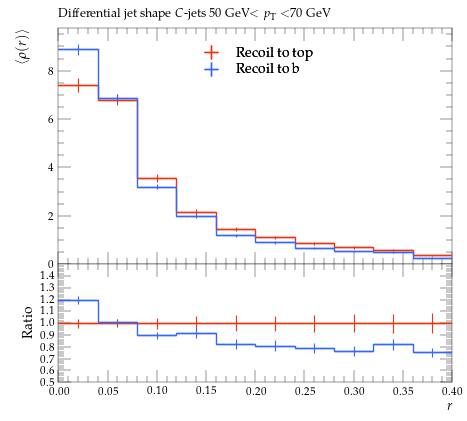

Python code for this plot:
#! /usr/bin/env python

# This Python script was auto-generated using YODA v2.0.2.
# Analysis object: /MC_HFDECAYS/avg_C_jet_rho_50_70
# Timestamp: 31-07-2026 (13:13:53)

import matplotlib as mpl
import matplotlib.pyplot as plt
mpl.use('Agg') # comment out for interactive use
import os
import numpy as np

plotDir = os.path.split(os.path.realpath(__file__))[0]
if 'YODA_USER_PLOT_PATH' in globals():
    plot_outdir = globals()['YODA_USER_PLOT_PATH']
else:
    plot_outdir = plotDir

#plot style
plt.style.use(os.path.join(plotDir, '../default.mplstyle'))
# plot metadata
figW, figH = plt.rcParams['figure.figsize']
ax_xLabel = r'$r$'
ax_yLabel = r'$\langle\rho(r)\rangle$'
ax_title  = r'Differential jet shape $C$-jets 50 GeV$<p_\mathrm{T}<$70 GeV'
ax_xScale = 'linear'
ax_yScale = 'linear'
xLims = (0.0, 0.4)
yLims = (0.0, 9.7712395)

# TeX-friendly labels for the legend
labels = {
    'legend' : ([ r"Recoil to top", r"Recoil to b" ], r""),
}

# Adjust canvas width and height
canvasW = 10.0
canvasH = 9.0
figW *= canvasW/10.
figH *= canvasH/9.

# Create figure and axis objects
fig, (ax, ratio0_ax) = plt.subplots(2, 1, sharex=True,
                  figsize=(figW,figH), gridspec_kw={'height_ratios': (6.0, 3.0)})

# Set figure margins
plt.subplots_adjust(
    left   = 1.0 * plt.rcParams['figure.subplot.left'],
    right  = 1.0 * plt.rcParams['figure.subplot.right'],
    top    = 1.0 * plt.rcParams['figure.subplot.top'],
    bottom = 1.0 * plt.rcParams['figure.subplot.bottom'])

ratio0_ax.yaxis.set_major_locator(mpl.ticker.MultipleLocator(0.1))
ratio0_ax.set_ylim(0.5, 1.4999)
ratio0_ax.set_ylabel('Ratio')

# the numerical data is stored in a separate file
dataf = dict()
prefix = os.path.split(__file__)[0]
if prefix:    prefix = prefix + '/'
exec(open(prefix+'avg_C_jet_rho_50_70__data.py').read(), dataf)


legend_handles = dict() # keep track of handles for the legend

# style options for curves
# starts at zorder>=5 to draw curve on top of legend
styles = {
  'recoil_t': {
    'color' : '#EE3311',
    'linestyle' : '-',
    'linewidth' : 1,
    'marker' : 'none',
    'markersize' : 2,
    'capsize' : 0.0,
    'zorder' : 5,
    'histstyle' : 1,
    'drawstyle' : 'steps-pre',
    'xerrorbars' : 1,
    'yerrorbars' : 1,
    'fillcolor' : None,
    'fillopacity' : 1.0,
    'ratio0_linestyle' : '-',
    'ratio0_linewidth' : 1,
    'ratio0_marker' : 'none',
    'ratio0_markersize' : 2,
    'ratio0_capsize' : 0.0,
    'ratio0_zorder' : 5,
    'ratio0_histstyle' : 1,
    'ratio0_drawstyle' : 'steps-pre',
    'ratio0_xerrorbars' : 1,
    'ratio0_yerrorbars' : 1,
  },
  'recoil_b': {
    'color' : '#3366FF',
    'linestyle' : '-',
    'linewidth' : 1,
    'marker' : 'none',
    'markersize' : 2,
    'capsize' : 0.0,
    'zorder' : 6,
    'histstyle' : 1,
    'drawstyle' : 'steps-pre',
    'xerrorbars' : 1,
    'yerrorbars' : 1,
    'fillcolor' : None,
    'fillopacity' : 1.0,
    'ratio0_linestyle' : '-',
    'ratio0_linewidth' : 1,
    'ratio0_marker' : 'none',
    'ratio0_markersize' : 2,
    'ratio0_capsize' : 0.0,
    'ratio0_zorder' : 6,
    'ratio0_histstyle' : 1,
    'ratio0_drawstyle' : 'steps-pre',
    'ratio0_xerrorbars' : 1,
    'ratio0_yerrorbars' : 1,
  },
}

# curve from input yoda files in main panel
for label, yvals in dataf['yvals'].items():
    if all(np.isnan(v) for v in dataf['yvals'][label]):
        continue
    tmp = None
    if styles[label]['histstyle']: # draw as histogram
        xpos = dataf['xedges'][label] if styles[label]['drawstyle'] else dataf['xpoints'][label]
        ypos = np.insert(yvals, 0, yvals[0]) if styles[label]['drawstyle'] else yvals
        if styles[label]['fillcolor']: # fill area below curve
            ax.fill_between(xpos, ypos, step='pre',
                            color=styles[label]['fillcolor'],
                            alpha=styles[label]['fillopacity'])
        tmp, = ax.plot(xpos, ypos,
                       color=styles[label]['color'],
                       linestyle=styles[label]['linestyle'],
                       linewidth=styles[label]['linewidth'],
                       drawstyle=styles[label]['drawstyle'], solid_joinstyle='miter',
                       zorder=styles[label]['zorder'], label=label)
    tmp = ax.errorbar(dataf['xpoints'][label], yvals,
                      xerr=np.array(dataf['xerrs'][label])*styles[label]['xerrorbars'],
                      yerr=np.array(dataf['yerrs'][label])*styles[label]['yerrorbars'],
                      fmt=styles[label]['marker'], capsize=styles[label]['capsize'],
                      markersize=styles[label]['markersize'],
                      ecolor=styles[label]['color'],
                      color=styles[label]['color'], zorder=styles[label]['zorder'])
    tmp[-1][0].set_linestyle(styles[label]['linestyle'])
    tmp[-1][0].set_linewidth(styles[label]['linewidth'])
    if label in dataf['add_legend_handle']:  legend_handles[label] = tmp
    for varLabel in dataf['variation_yvals'].keys():
        if varLabel.startswith(label):
            tmp, = ax.plot(dataf['xedges'][label], dataf['variation_yvals'][varLabel],
                           color=styles[label]['color'],
                           linestyle=styles[label]['linestyle'],
                           linewidth=styles[label]['linewidth'],
                           drawstyle='steps-pre', solid_joinstyle='miter',
                           zorder=styles[label]['zorder'], alpha=0.5)


# plots on ratio panel
# curve from input yoda files in ratio panel
for label, yvals in dataf['ratio0_yvals'].items():
    if all(np.isnan(v) for v in yvals):
        continue
    if styles[label]['ratio0_histstyle']: # plot as histogram
        xpos = dataf['xedges']['recoil_t'] if styles[label]['ratio0_drawstyle'] else dataf['xpoints']['recoil_t']
        ypos = np.insert(yvals, 0, yvals[0]) if styles[label]['ratio0_drawstyle'] else yvals
        ratio0_ax.plot(xpos, ypos,
                       color=styles[label]['color'],
                       linewidth=styles[label]['linewidth'],
                       linestyle=styles[label]['ratio0_linestyle'],
                       drawstyle=styles[label]['ratio0_drawstyle'], zorder=styles[label]['zorder'],
                       solid_joinstyle='miter')
    tmp = ratio0_ax.errorbar(dataf['xpoints']['recoil_t'], yvals,
                             xerr=np.array(dataf['ref_xerrs'])*styles[label]['ratio0_xerrorbars'],
                             yerr=np.array(dataf['ratio0_yerrs'][label])*styles[label]['ratio0_yerrorbars'],
                             fmt=styles[label]['ratio0_marker'], capsize=styles[label]['ratio0_capsize'],
                             markersize=styles[label]['ratio0_markersize'],
                             ecolor=styles[label]['color'],
                             color=styles[label]['color'])
    tmp[-1][0].set_linestyle(styles[label]['ratio0_linestyle'])
    tmp[-1][0].set_linewidth(styles[label]['ratio0_linewidth'])

    for varlabel in dataf['ratio0_variation_vals'].keys():
        if varlabel.startswith(label):
            ratio0_ax.plot(dataf['xedges']['recoil_t'],
                            dataf['ratio0_variation_vals'][varlabel],
                            color=styles[label]['color'],
                            linestyle=styles[label]['linestyle'],
                            linewidth=styles[label]['linewidth'],
                            drawstyle='steps-pre', solid_joinstyle='miter',
                            zorder=1, alpha=0.5)

legend_items = list(legend_handles.values())
ax.add_artist(ax.legend(legend_items,
                        labels['legend'][0],
                        title=labels['legend'][1],
                        alignment='left',
                        loc='upper center',
                        bbox_to_anchor=(0.5, 0.97)))

# set plot metadata as defined above
ratio0_ax.set_xlabel(ax_xLabel)
ratio0_ax.xaxis.set_label_coords(1., -0.15)
ax.set_ylabel(ax_yLabel, ha='right', va='top')
ax.yaxis.set_label_coords(-0.11, 1.0)
ax.set_title(ax_title, loc='left')
ax.set_xscale(ax_xScale)
ax.set_yscale(ax_yScale)
ax.set_xlim(xLims)
ax.set_ylim(yLims)

# tick formatting
plt.rcParams['xtick.top'] = True
plt.rcParams['ytick.right'] = True
fig.align_ylabels((ax, ratio0_ax))
plt.savefig(os.path.join(plot_outdir, 'avg_C_jet_rho_50_70.pdf'), format='PDF')
plt.savefig(os.path.join(plot_outdir, 'avg_C_jet_rho_50_70.png'), format='PNG')

plt.close(fig)
